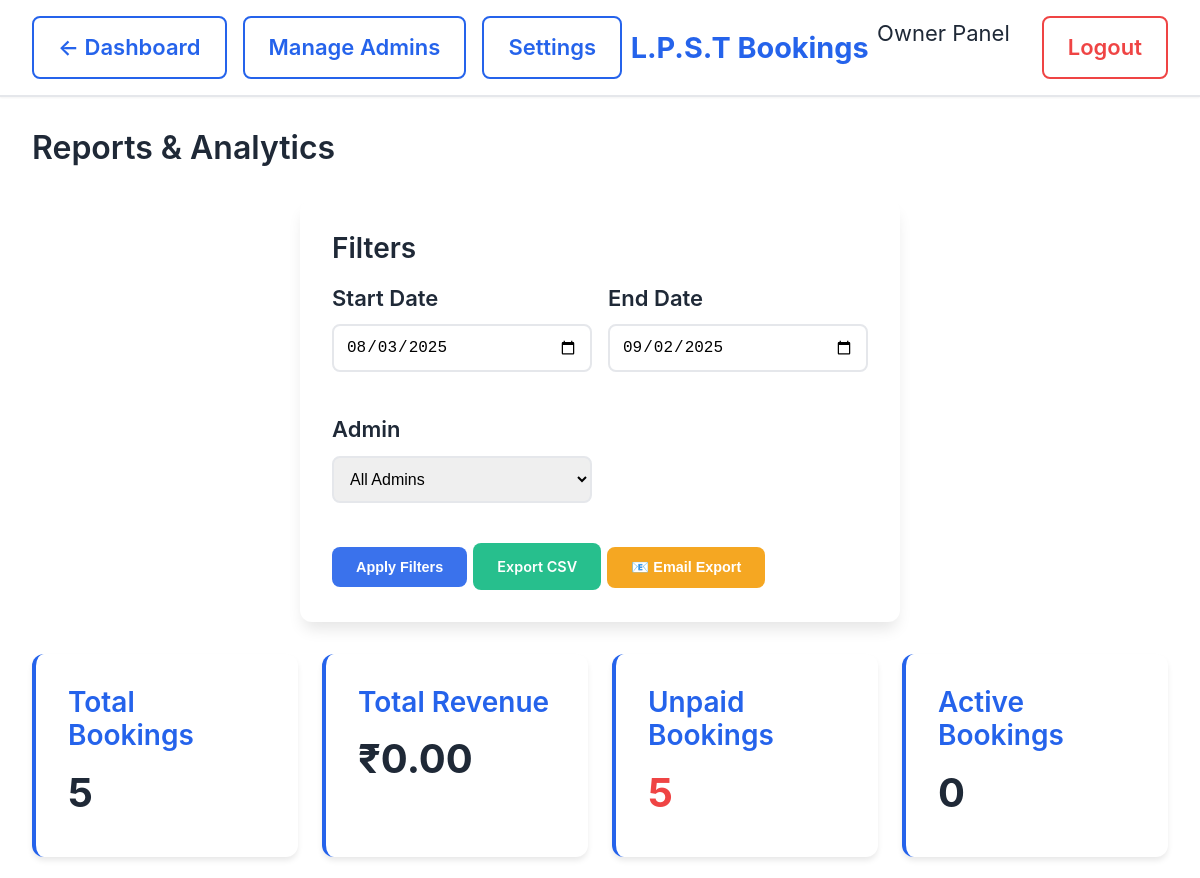
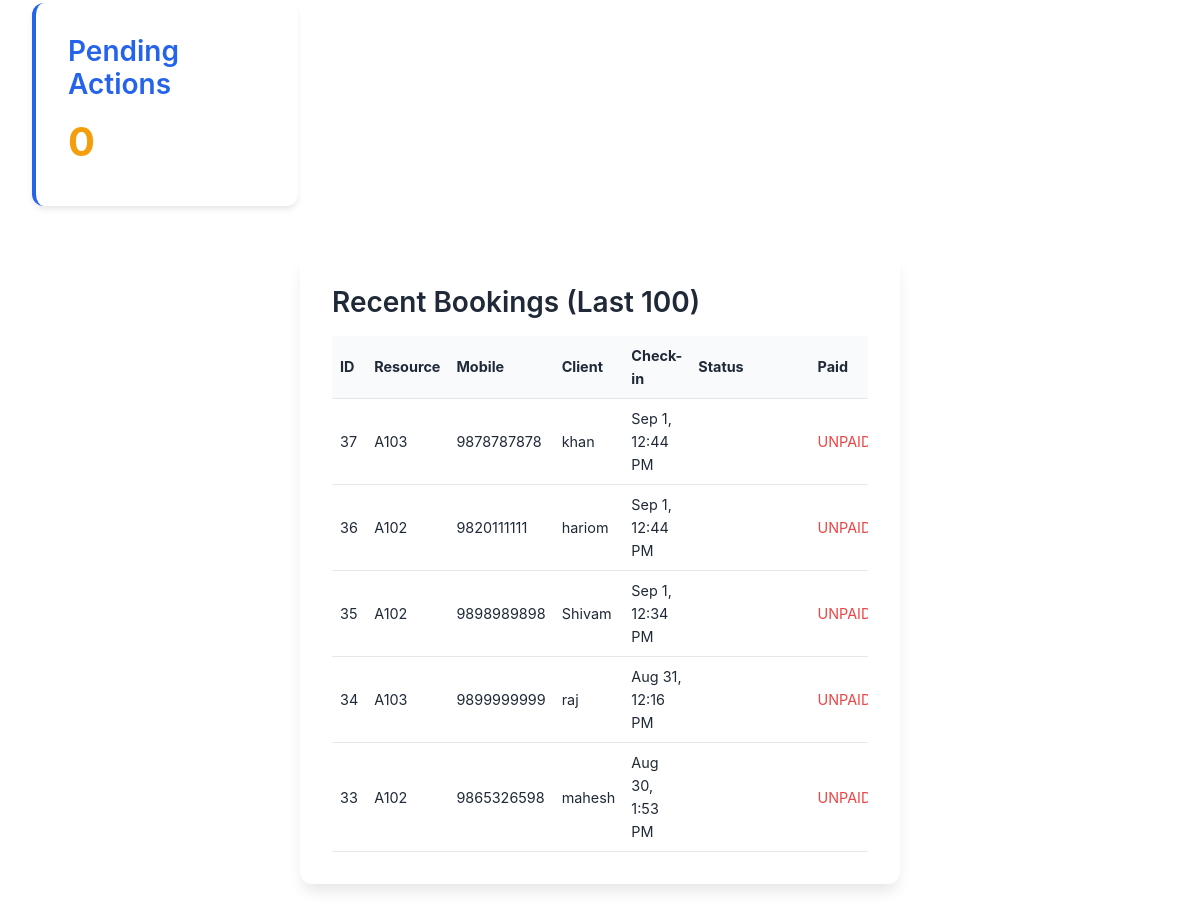
Page /owner/reports.php (signed in) on the committed database (2 pictures, top to bottom).
### tables this page shows
CREATE TABLE `bookings` (
  `id` int(11) NOT NULL,
  `resource_id` int(11) NOT NULL,
  `client_name` varchar(255) NOT NULL,
  `client_mobile` varchar(15) NOT NULL,
  `client_aadhar` varchar(20) DEFAULT NULL,
  `client_license` varchar(20) DEFAULT NULL,
  `receipt_number` varchar(100) DEFAULT NULL,
  `payment_mode` enum('ONLINE','OFFLINE') DEFAULT 'OFFLINE',
  `check_in` datetime NOT NULL,
  `check_out` datetime NOT NULL,
  `actual_check_in` datetime DEFAULT NULL,
  `actual_check_out` datetime DEFAULT NULL,
  `status` enum('BOOKED','PENDING','COMPLETED','ADVANCED_BOOKED','PAID') DEFAULT 'BOOKED',
  `auto_checkout` tinyint(1) DEFAULT 0,
  `checkout_date` datetime DEFAULT NULL,
  `booked_by_admin` int(11) DEFAULT NULL,
  `booking_type` enum('regular','advanced') DEFAULT 'regular',
  `advance_date` date DEFAULT NULL,
  `advance_payment_mode` enum('ONLINE','OFFLINE') DEFAULT NULL,
  `admin_id` int(11) NOT NULL,
  `is_paid` tinyint(1) DEFAULT 0,
  `total_amount` decimal(10,2) DEFAULT 0.00,
  `payment_notes` text DEFAULT NULL,
  `duration_minutes` int(11) DEFAULT 0,
  `sms_sent` tinyint(1) DEFAULT 0,
  `created_at` timestamp NULL DEFAULT current_timestamp(),
  `updated_at` timestamp NULL DEFAULT current_timestamp() ON UPDATE current_timestamp(),
  `auto_checkout_processed` tinyint(1) DEFAULT 0,
  `actual_checkout_date` date DEFAULT NULL,
  `actual_checkout_time` time DEFAULT NULL
);

### includes/functions.php (called while the page is built, shortened)
<?php
function format_currency($amount) {
    return '₹' . number_format($amount, 2);
}
?>

### owner/reports.php (the view, shortened to what this page needs)
<?php
require_once '../includes/functions.php';
$database = new Database();
$pdo = $database->getConnection();
$startDate = $_GET['start_date'] ?? date('Y-m-d', strtotime('-30 days'));
$endDate = $_GET['end_date'] ?? date('Y-m-d');
$whereConditions = [];
$params = [];
if (!empty($startDate)) {
    $whereConditions[] = "DATE(b.created_at) >= ?";
    $params[] = $startDate;
}
if (!empty($endDate)) {
    $whereConditions[] = "DATE(b.created_at) <= ?";
    $params[] = $endDate;
}
$whereClause = !empty($whereConditions) ? 'WHERE ' . implode(' AND ', $whereConditions) : '';
$stmt = $pdo->prepare("
    SELECT b.*,
           COALESCE(r.custom_name, r.display_name) as resource_name,
           r.display_name as original_name,
           r.custom_name,
           r.type,
           u.username as admin_name
    FROM bookings b
    JOIN resources r ON b.resource_id = r.id
    JOIN users u ON b.admin_id = u.id
    $whereClause
    ORDER BY b.created_at DESC
    LIMIT 100
");
$stmt->execute($params);
$bookings = $stmt->fetchAll();
$stmt = $pdo->prepare("
    SELECT
        COUNT(*) as total_bookings,
        SUM(CASE WHEN is_paid = 1 THEN total_amount ELSE 0 END) as total_paid,
        SUM(CASE WHEN is_paid = 0 THEN 1 ELSE 0 END) as unpaid_count,
        COUNT(CASE WHEN status = 'BOOKED' THEN 1 END) as active_bookings,
        COUNT(CASE WHEN status = 'PENDING' THEN 1 END) as pending_bookings
    FROM bookings b
    $whereClause
");
$stmt->execute($params);
$stats = $stmt->fetch();
?>
<!DOCTYPE html>
<html lang="en">
<head>
    <link rel="stylesheet" href="../assets/style.css">
</head>
<body>
    <nav class="top-nav">
        <div class="nav-links">
            <a href="index.php" class="nav-button">← Dashboard</a>
            <a href="admins.php" class="nav-button">Manage Admins</a>
            <a href="settings.php" class="nav-button">Settings</a>
        </div>
        <a href="/" class="nav-brand">L.P.S.T Bookings</a>
        <div class="nav-links">
            <span style="margin-right: 1rem;">Owner Panel</span>
            <a href="../logout.php" class="nav-button danger">Logout</a>
        </div>
    </nav>
    <div class="container">
        <h2>Reports & Analytics</h2>
        <div class="form-container">
            <h3>Filters</h3>
            <form method="GET">
                <div style="display: grid; grid-template-columns: repeat(auto-fit, minmax(200px, 1fr)); gap: 1rem;">
                    <div class="form-group">
                        <label for="start_date" class="form-label">Start Date</label>
                        <input type="date" id="start_date" name="start_date" class="form-control"
                               value="<?= htmlspecialchars($startDate) ?>">
                    </div>
                    <div class="form-group">
                        <label for="end_date" class="form-label">End Date</label>
                        <input type="date" id="end_date" name="end_date" class="form-control"
                               value="<?= htmlspecialchars($endDate) ?>">
                    </div>
                    <div class="form-group">
                        <label for="admin_id" class="form-label">Admin</label>
                        <select id="admin_id" name="admin_id" class="form-control">
                            <option value="">All Admins</option>
                        </select>
                    </div>
                </div>
                <div style="margin-top: 1rem;">
                    <button type="submit" class="btn btn-primary">Apply Filters</button>
                    <a href="?<?= http_build_query(array_merge($_GET, ['export' => 'csv'])) ?>"
                       class="btn btn-success">Export CSV</a>
                    <button type="button" onclick="showEmailExport()" class="btn btn-warning">📧 Email Export</button>
                </div>
            </form>
        </div>
        <div class="dashboard-grid">
            <div class="dashboard-card">
                <h3>Total Bookings</h3>
                <div class="dashboard-value"><?= $stats['total_bookings'] ?></div>
            </div>
            <div class="dashboard-card">
                <h3>Total Revenue</h3>
                <div class="dashboard-value"><?= format_currency($stats['total_paid'] ?: 0) ?></div>
            </div>
            <div class="dashboard-card">
                <h3>Unpaid Bookings</h3>
                <div class="dashboard-value" style="color: var(--danger-color);"><?= $stats['unpaid_count'] ?></div>
            </div>
            <div class="dashboard-card">
                <h3>Active Bookings</h3>
                <div class="dashboard-value"><?= $stats['active_bookings'] ?></div>
            </div>
            <div class="dashboard-card">
                <h3>Pending Actions</h3>
                <div class="dashboard-value" style="color: var(--warning-color);"><?= $stats['pending_bookings'] ?></div>
            </div>
        </div>
        <div class="form-container">
            <h3>Recent Bookings (Last 100)</h3>
            <div style="overflow-x: auto;">
                <table style="width: 100%; border-collapse: collapse; font-size: 0.9rem;">
                    <thead>
                        <tr style="background: var(--light-color);">
                            <th style="padding: 0.5rem; text-align: left; border-bottom: 1px solid var(--border-color);">ID</th>
                            <th style="padding: 0.5rem; text-align: left; border-bottom: 1px solid var(--border-color);">Resource</th>
                            <th style="padding: 0.5rem; text-align: left; border-bottom: 1px solid var(--border-color);">Mobile</th>
                            <th style="padding: 0.5rem; text-align: left; border-bottom: 1px solid var(--border-color);">Client</th>
                            <th style="padding: 0.5rem; text-align: left; border-bottom: 1px solid var(--border-color);">Check-in</th>
                            <th style="padding: 0.5rem; text-align: left; border-bottom: 1px solid var(--border-color);">Status</th>
                            <th style="padding: 0.5rem; text-align: left; border-bottom: 1px solid var(--border-color);">Paid</th>
                        </tr>
                    </thead>
                    <tbody>
                        <?php foreach ($bookings as $booking): ?>
                            <tr>
                                <td style="padding: 0.5rem; border-bottom: 1px solid var(--border-color);">
                                    <?= $booking['id'] ?>
                                </td>
                                <td style="padding: 0.5rem; border-bottom: 1px solid var(--border-color);">
                                    <?= htmlspecialchars($booking['resource_name']) ?>
                                </td>
                                <td style="padding: 0.5rem; border-bottom: 1px solid var(--border-color);">
                                    <?= htmlspecialchars($booking['client_mobile']) ?>
                                </td>
                                <td style="padding: 0.5rem; border-bottom: 1px solid var(--border-color);">
                                    <?= htmlspecialchars($booking['client_name']) ?>
                                </td>
                                <td style="padding: 0.5rem; border-bottom: 1px solid var(--border-color);">
                                    <?= date('M j, g:i A', strtotime($booking['check_in'])) ?>
                                </td>
                                <td style="padding: 0.5rem; border-bottom: 1px solid var(--border-color);">
                                    <span class="status-badge status-<?= strtolower($booking['status']) ?>">
                                    </span>
                                </td>
                                <td style="padding: 0.5rem; border-bottom: 1px solid var(--border-color);">
                                    <span style="color: <?= $booking['is_paid'] ? 'var(--success-color)' : 'var(--danger-color)' ?>">
                                        <?= $booking['is_paid'] ? 'PAID' : 'UNPAID' ?>
                                    </span>
                                </td>
                            </tr>
                        <?php endforeach; ?>
                    </tbody>
                </table>
            </div>
        </div>
    </div>
</body>
</html>

### assets/style.css (style rules this page uses)
:root { --primary-color: #2563eb; --success-color: #10b981; --danger-color: #ef4444; --warning-color: #f59e0b; --dark-color: #1f2937; --light-color: #f9fafb; --border-color: #e5e7eb; --shadow-sm: 0 1px 2px 0 rgb(0 0 0 / 0.05); --shadow-md: 0 4px 6px -1px rgb(0 0 0 / 0.1); --shadow-lg: 0 10px 15px -3px rgb(0 0 0 / 0.1); --transition: all 0.3s ease; }
* { margin: 0; padding: 0; box-sizing: border-box; }
body { font-family: 'Inter', 'Segoe UI', Tahoma, Geneva, Verdana, sans-serif; font-size: 22px; line-height: 1.6; background-color: white; color: var(--dark-color); }
h1, h2, h3, h4, h5, h6 { font-weight: 600; line-height: 1.2; margin-bottom: 1rem; }
h2 { font-size: 2rem; }
h3 { font-size: 1.75rem; }
.top-nav { position: sticky; top: 0; z-index: 1000; background: white; border-bottom: 2px solid var(--border-color); padding: 1rem 2rem; display: flex; justify-content: space-between; align-items: center; box-shadow: var(--shadow-sm); }
.nav-brand { font-size: 1.8rem; font-weight: 700; color: var(--primary-color); text-decoration: none; flex: 1; text-align: center; }
.nav-links { display: flex; gap: 1rem; }
.nav-button { padding: 0.75rem 1.5rem; border: 2px solid var(--primary-color); background: white; color: var(--primary-color); text-decoration: none; border-radius: 8px; font-weight: 600; transition: var(--transition); }
.nav-button.danger { border-color: var(--danger-color); color: var(--danger-color); }
.container { max-width: 1400px; margin: 0 auto; padding: 2rem; }
.status-badge { position: static; display: inline-block; padding: 0.25rem 0.5rem; border-radius: 4px; font-size: 14px; font-weight: 600; text-transform: uppercase; background: rgba(255, 255, 255, 0.2); color: white; margin-top: 0.5rem; }
.btn { padding: 0.75rem 1.5rem; border: none; border-radius: 8px; font-size: 0.9rem; font-weight: 600; cursor: pointer; text-decoration: none; display: inline-block; text-align: center; transition: var(--transition); opacity: 0.9; }
.btn-primary { background: var(--primary-color); color: white; }
.btn-success { background: var(--success-color); color: white; }
.btn-warning { background: var(--warning-color); color: white; }
.form-container { max-width: 600px; margin: 2rem auto; background: white; padding: 2rem; border-radius: 12px; box-shadow: var(--shadow-lg); }
.form-group { margin-bottom: 1.5rem; }
.form-label { display: block; margin-bottom: 0.5rem; font-weight: 600; color: var(--dark-color); }
.form-control { width: 100%; padding: 0.75rem; border: 2px solid var(--border-color); border-radius: 8px; font-size: 1rem; transition: var(--transition); }
.dashboard-grid { display: grid; grid-template-columns: repeat(auto-fit, minmax(250px, 1fr)); gap: 1.5rem; margin-bottom: 3rem; }
.dashboard-card { background: white; padding: 2rem; border-radius: 12px; box-shadow: var(--shadow-md); border-left: 4px solid var(--primary-color); }
.dashboard-card h3 { color: var(--primary-color); margin-bottom: 0.5rem; }
.dashboard-value { font-size: 2.5rem; font-weight: 700; color: var(--dark-color); }

### rows in the picture
bookings: id "37", resource_name "A103", client_mobile "9878787878", client_name "khan", check_in "Sep 1, 12:44 PM", is_paid "UNPAID"
bookings: id "36", resource_name "A102", client_mobile "9820111111", client_name "hariom", check_in "Sep 1, 12:44 PM", is_paid "UNPAID"
bookings: id "35", resource_name "A102", client_mobile "9898989898", client_name "Shivam", check_in "Sep 1, 12:34 PM", is_paid "UNPAID"
bookings: id "34", resource_name "A103", client_mobile "9899999999", client_name "raj", check_in "Aug 31, 12:16 PM", is_paid "UNPAID"
bookings: id "33", resource_name "A102", client_mobile "9865326598", client_name "mahesh", check_in "Aug 30, 1:53 PM", is_paid "UNPAID"

### other values in the picture
$stats['total_bookings'] "5"
format_currency($stats['total_paid'] ?: 0) "₹0.00"
$stats['unpaid_count'] "5"
$stats['active_bookings'] "0"
$stats['pending_bookings'] "0"
